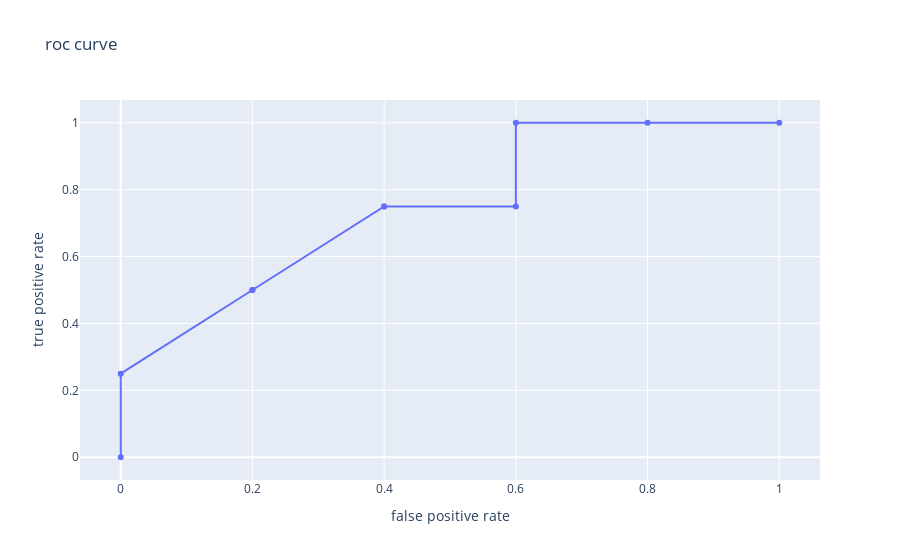

Notebook source saved alongside this figure:
### Code cell
import plotly.graph_objects as go

scatter = go.Scatter(x = fprs, y = tprs)
layout = {'title': 'roc curve', 'xaxis': {'title': 'false positive rate'}, 
                    'yaxis': {'title': 'true positive rate'}}
go.Figure(scatter, layout)

### Figure 1 — Plotly figure (JSON) as saved in the notebook; plotly's stock layout.template omitted (floating-point values rounded to 4 significant figures)
{"data": [{"type": "scatter", "x": [0, 0, 0.2, 0.2, 0.4, 0.4, 0.6, 0.6, 0.8, 1], "y": [0, 0.25, 0.5, 0.5, 0.75, 0.75, 0.75, 1, 1, 1]}], "layout": {"autosize": true, "title": {"text": "roc curve"}, "xaxis": {"autorange": true, "range": [-0.06132, 1.061], "title": {"text": "false positive rate"}, "type": "linear"}, "yaxis": {"autorange": true, "range": [-0.07325, 1.073], "title": {"text": "true positive rate"}, "type": "linear"}}}
